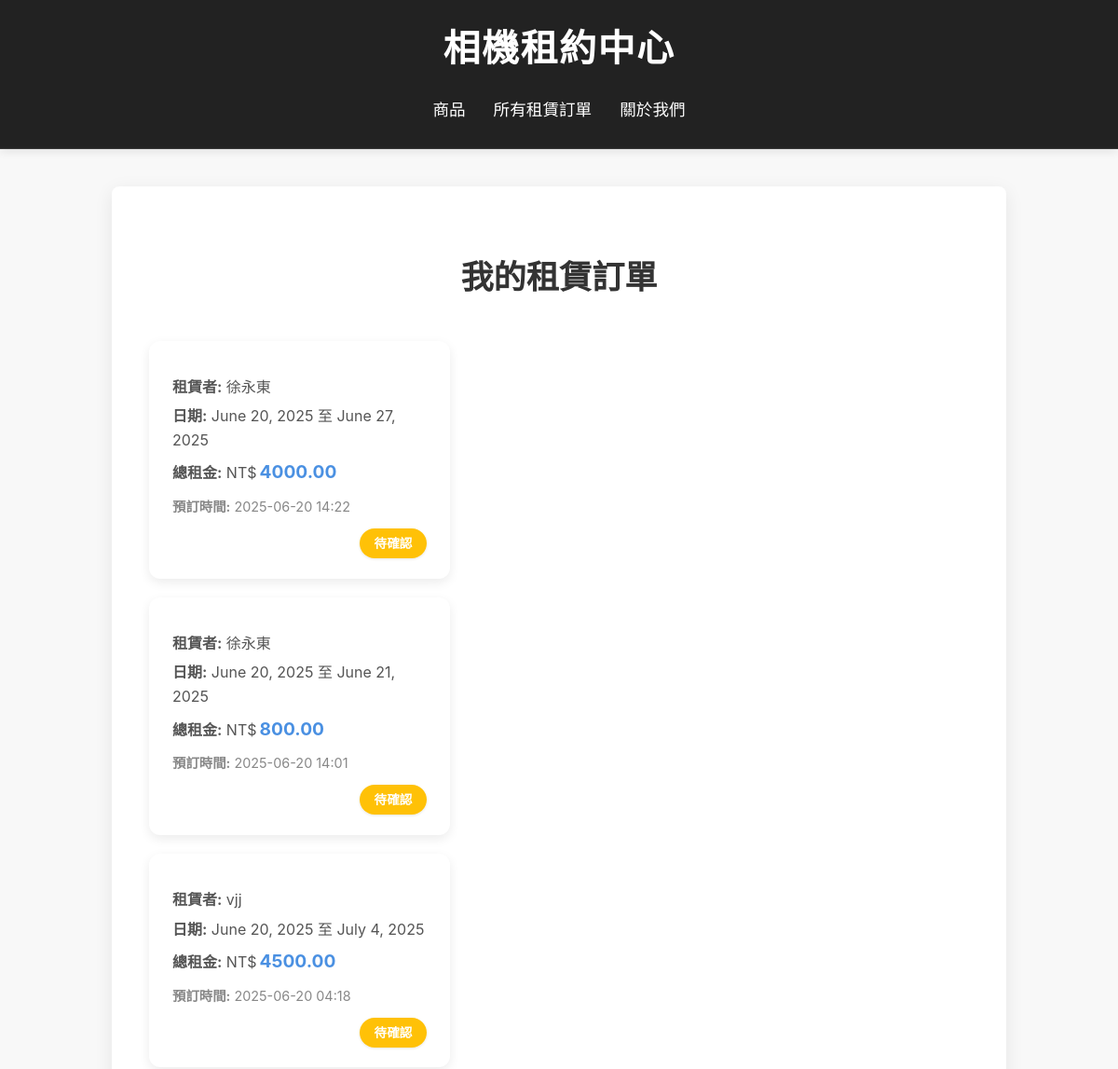
Before: /my-rentals/ (upper part) with the older database file.
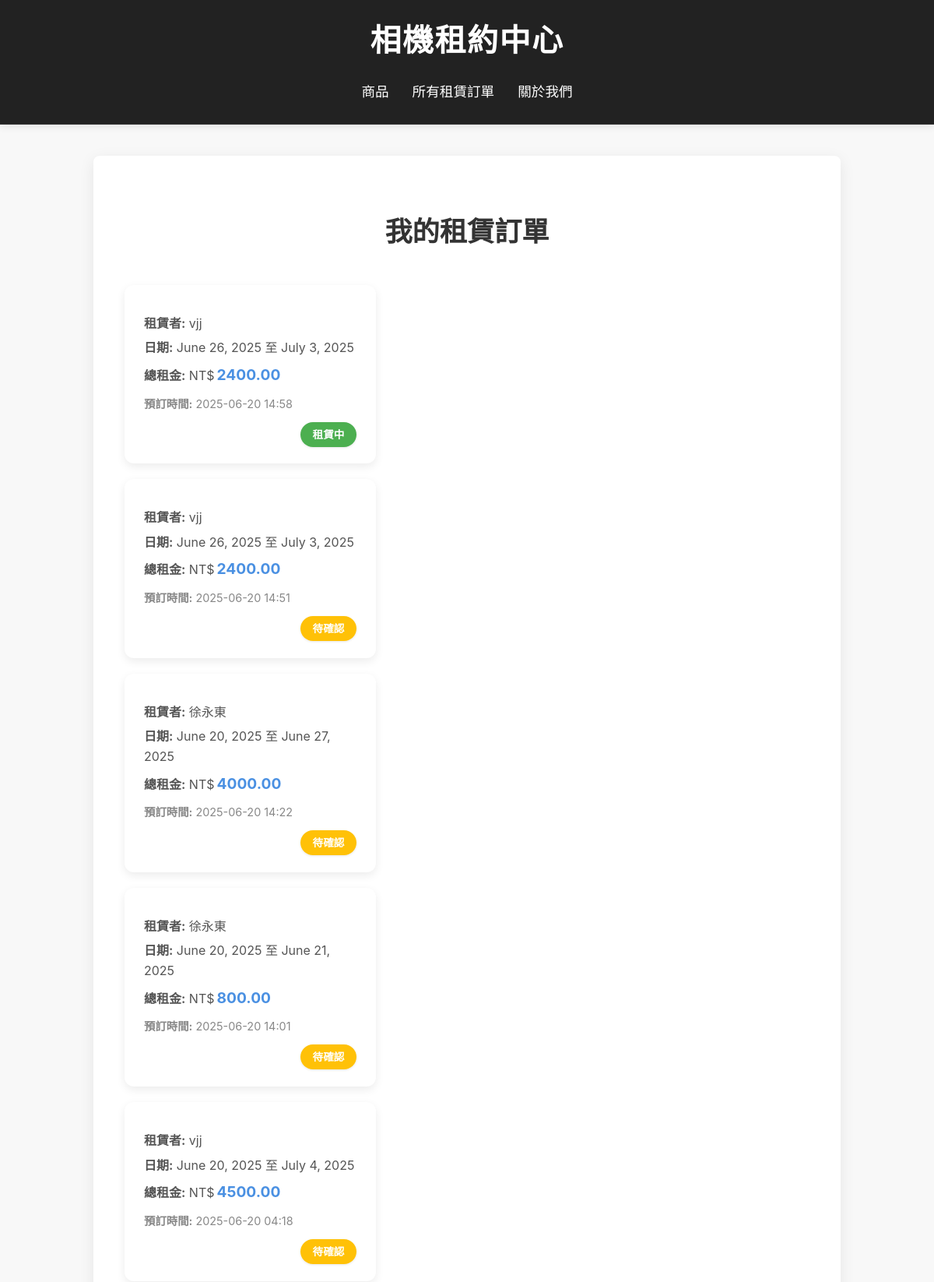
After: the same page with the newer database file.
### rental_app/models.py (models this page shows, shortened)
class Rental(models.Model):
    STATUS_CHOICES = [
        ('pending', '待確認'),
        ('active', '租賃中'),
        ('returned', '已歸還'),
        ('cancelled', '已取消'),
    ]
    item = models.ForeignKey(Item, on_delete=models.CASCADE, verbose_name="租賃商品")
    user_name = models.CharField(max_length=100, verbose_name="租賃者姓名", help_text="請輸入您的姓名")
    email = models.EmailField(verbose_name="電子郵件", help_text="請輸入您的電子郵件地址")
    start_date = models.DateField(verbose_name="租賃開始日期")
    end_date = models.DateField(verbose_name="租賃結束日期")
    total_price = models.DecimalField(max_digits=8, decimal_places=2, blank=True, null=True, verbose_name="總租金")
    status = models.CharField(max_length=20, choices=STATUS_CHOICES, default='pending', verbose_name="租賃狀態")
    rented_at = models.DateTimeField(auto_now_add=True, verbose_name="預訂時間")
    class Meta:
        verbose_name = "租賃訂單"
        verbose_name_plural = "租賃訂單"
        ordering = ['-rented_at'] # 依預訂時間降序排列

### rental_app/views.py (the view)
# urls.py: path('my-rentals/', views.my_rentals, name='my_rentals'),
def my_rentals(request):
    rentals = Rental.objects.all()
    return render(request, 'rental_app/my_rentals.html', {'rentals': rentals})

### templates/rental_app/my_rentals.html (shortened to what this page needs)
{% extends 'base.html' %}
{% block content %}
    <h2 style="text-align: center; color: #333333; margin-bottom: 40px; font-size: 2.2em; font-weight: 600;">我的租賃訂單</h2>
    {% if rentals %}
        <div class="rental-list">
            {% for rental in rentals %}
                <div class="rental-item">
                    <div class="rental-details">
                        <p><strong>租賃者:</strong> {{ rental.user_name }}</p>
                        <p><strong>日期:</strong> {{ rental.start_date }} 至 {{ rental.end_date }}</p>
                        <p><strong>總租金:</strong> NT$<span class="amount">{{ rental.total_price }}</span></p>
                        <p class="rented-at"><strong>預訂時間:</strong> {{ rental.rented_at|date:"Y-m-d H:i" }}</p>
                    </div>
                    <div class="rental-status">
                        <span class="status-badge status-{{ rental.status }}">{{ rental.get_status_display }}</span>
                    </div>
                </div>
            {% endfor %}
        </div>
    {% else %}
        <p style="text-align: center; color: #777; margin-top: 50px; font-size: 1.1em;">您目前沒有任何租賃訂單。</p>
    {% endif %}
{% endblock %}

Changed rows visible on the page:
added Rental: user_name "vjj", start_date "June 26, 2025", end_date "July 3, 2025", total_price "2400.00", rented_at "2025-06-20 14:58", status "租賃中"
added Rental: user_name "vjj", start_date "June 26, 2025", end_date "July 3, 2025", total_price "2400.00", rented_at "2025-06-20 14:51", status "待確認"
